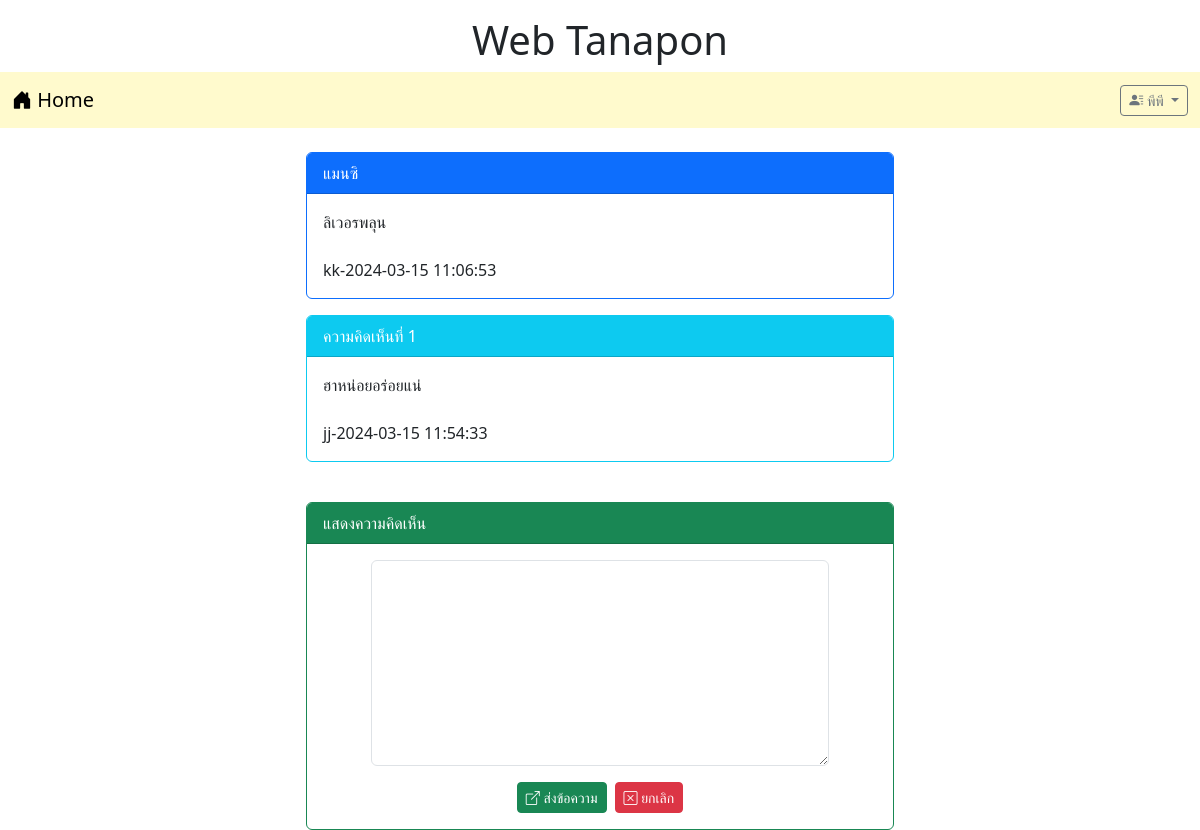
/post.php?id=8 (signed in), run on the app's committed database.
### tables this page shows
CREATE TABLE `post` (
  `id` int(11) NOT NULL,
  `title` varchar(128) NOT NULL,
  `content` varchar(2048) NOT NULL,
  `post_date` datetime NOT NULL,
  `cat_id` int(11) NOT NULL,
  `user_id` int(11) NOT NULL
);

CREATE TABLE `user` (
  `id` int(11) NOT NULL,
  `login` varchar(32) NOT NULL,
  `password` varchar(64) NOT NULL,
  `name` varchar(64) NOT NULL,
  `gender` char(1) NOT NULL,
  `email` varchar(32) NOT NULL,
  `role` char(1) NOT NULL
);

CREATE TABLE `comment` (
  `id` int(11) NOT NULL,
  `content` varchar(20148) NOT NULL,
  `post_date` datetime NOT NULL,
  `user_id` int(11) NOT NULL,
  `post_id` int(11) NOT NULL
);

### post.php (the view, shortened to what this page needs)
<!DOCTYPE html>
<html lang="en">
<head>
    <link href="https://cdn.jsdelivr.net/npm/bootstrap@5.3.2/dist/css/bootstrap.min.css" rel="stylesheet">
    <link rel="stylesheet" href="https://cdn.jsdelivr.net/npm/bootstrap-icons@1.11.3/font/bootstrap-icons.min.css">
</head>
<body>
<div class="contrainer-lg">
    <h1 style="text-align: center;" class="mt-3">Web Tanapon</h1>
    <?php include "nav.php"
    ?>
    <div class="row mt-4">
        <div class="col-lg-3 col-md-2 col-sm-1"></div>
        <div class="col-lg-6 col-md-8 col-sm-10">
            <?php
            $conn=new PDO("mysql:host=localhost;dbname=webboard;charset=utf8","root","");
            $sql="SELECT post.title,post.content,post.post_date,user.login
            FROM post INNER JOIN user ON
            (post.user_id=user.id) WHERE post.id=$_GET[id]";
            $result=$conn->query($sql);
            while($row=$result->fetch())
            {
            echo "<div class='card border-primary'>";
                echo "<div class='card-header bg-primary text-white'>$row[title]</div>";
                echo "<div class='card-body'>$row[content]<br><br>$row[3]-$row[2]</div>";
            echo "</div>";
            }
            $sql="SELECT comment.content, comment.post_date, user.login
            FROM comment INNER JOIN user ON
            (comment.user_id=user.id) WHERE comment.post_id=$_GET[id]";
            $result=$conn->query($sql);
            $i=1;
            while($row=$result->fetch())
            {
                echo "<div class='card border-info mt-3'>";
                echo "<div class='card-header bg-info text-white'>ความคิดเห็นที่ $i</div>";
                echo "<div class='card-body'>$row[content]<br><br>$row[2]-$row[1]</div>";
                echo "</div><br>";
                $i=$i+1;
            }
            ?>
            <?php
            if(isset($_SESSION['id'])){
            ?>
            <div class="card border-success mt-3">
                <div class="card-header bg-success text-white">
                    แสดงความคิดเห็น
                </div>
            <div class="card-body">
                <form action="post_save.php" method="post">
                    <div class="row mb-3 justify-content-center">
                        <div class="col-lg-10">
                            <textarea name="comment" rows="8" class="form-control" required></textarea>
                        </div>
                    </div>
                    <div class="row">
                        <div class="col-lg-12 d-flex justify-content-center">
                            <button type="submit" class="btn btn-success btn-sm text-white">
                                <i class="bi bi-box-arrow-up-right"></i> ส่งข้อความ
                            </button>
                            <button type="reset" class="btn btn-danger btn-sm ms-2">
                                <i class="bi bi-x-square"></i> ยกเลิก
                            </button>
                        </div>
                    </div>
                    </div>
            </div>
            <?php }?>
        </div>
        <br>
    </div>
</div>
</body>
</html>

### data on the page
post: title "แมนซิ", content "ลิเวอรพลุน", user.login "kk", post_date "2024-03-15 11:06:53"
comment: content "ฮาหน่อยอร่อยแน่", user.login "jj", post_date "2024-03-15 11:54:33"

### other printed values
$_SESSION['username'] "พีพี"
